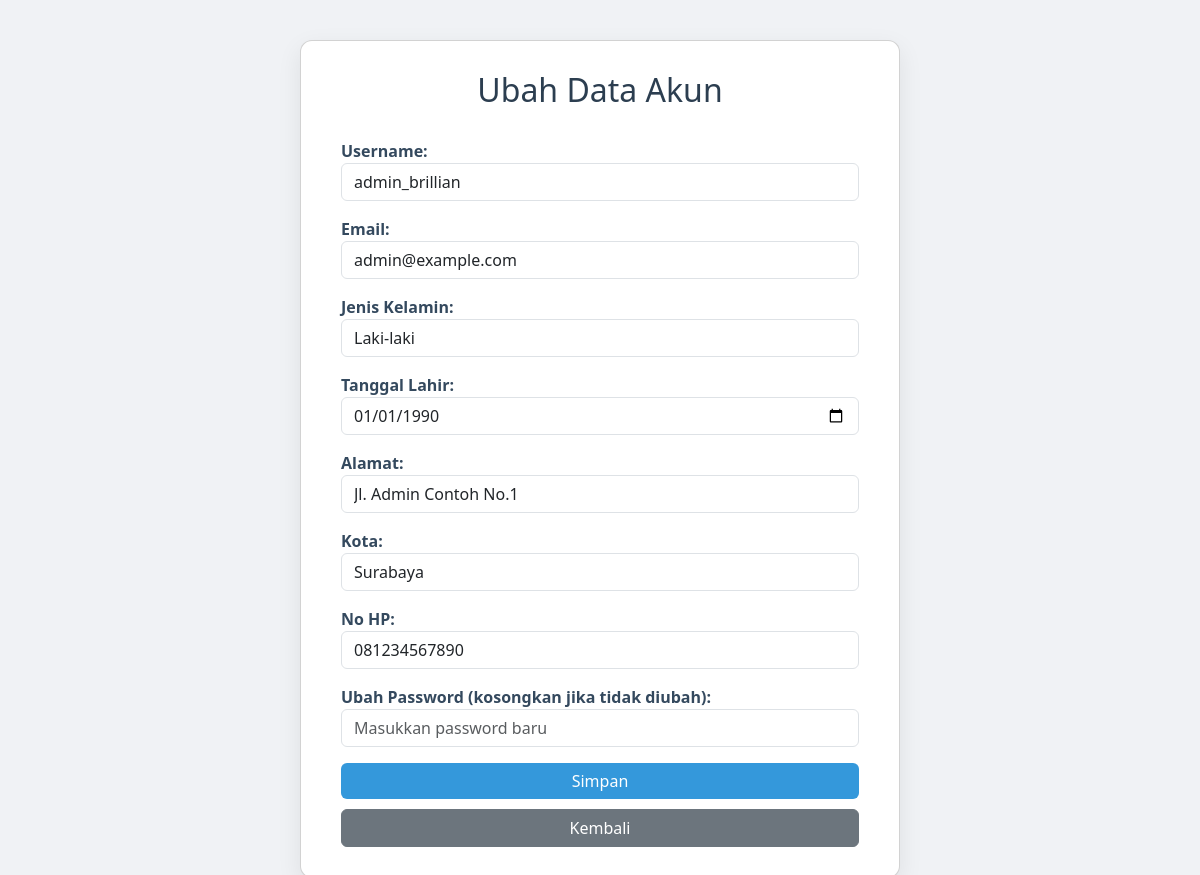
The app's page /akun.php (signed in) with its own data.
### tables this page shows
CREATE TABLE `tbl_users` (
  `id` int(11) NOT NULL,
  `username` varchar(50) NOT NULL,
  `password` varchar(255) NOT NULL,
  `email` varchar(100) NOT NULL,
  `date_of_birth` date DEFAULT NULL,
  `gender` enum('Male','Female') DEFAULT NULL,
  `address` text DEFAULT NULL,
  `city` varchar(100) DEFAULT NULL,
  `contact_no` varchar(20) DEFAULT NULL,
  `paypal_id` varchar(100) DEFAULT NULL,
  `role` enum('admin','customer') DEFAULT 'customer'
);

### akun.php (the view, shortened to what this page needs)
<?php
$conn = new mysqli("localhost", "root", "", "db_kasir");
$user_id = $_SESSION['user_id'];
$query = "SELECT username, email, gender, date_of_birth, address, city, contact_no FROM tbl_users WHERE id = $user_id";
$result = $conn->query($query);
$user = $result->fetch_assoc();
?>
<!DOCTYPE html>
<html>
<head>
    <link rel="stylesheet" href="https://cdn.jsdelivr.net/npm/bootstrap@5.3.0/dist/css/bootstrap.min.css">
</head>
<body>
<div class="card">
    <h2>Ubah Data Akun</h2>
    <form method="POST" action="proses_update_profil.php">
        <div class="mb-3">
            <label>Username:</label>
            <input type="text" name="username" value="<?= htmlspecialchars($user['username']) ?>" class="form-control" required>
        </div>
        <div class="mb-3">
            <label>Email:</label>
            <input type="email" name="email" value="<?= htmlspecialchars($user['email']) ?>" class="form-control" required>
        </div>
        <div class="mb-3">
            <label>Jenis Kelamin:</label>
            <select name="gender" class="form-control">
                <option value="male" <?= $user['gender'] == 'male' ? 'selected' : '' ?>>Laki-laki</option>
            </select>
        </div>
        <div class="mb-3">
            <label>Tanggal Lahir:</label>
            <input type="date" name="date_of_birth" value="<?= $user['date_of_birth'] ?>" class="form-control">
        </div>
        <div class="mb-3">
            <label>Alamat:</label>
            <input type="text" name="address" value="<?= htmlspecialchars($user['address']) ?>" class="form-control">
        </div>
        <div class="mb-3">
            <label>Kota:</label>
            <input type="text" name="city" value="<?= htmlspecialchars($user['city']) ?>" class="form-control">
        </div>
        <div class="mb-3">
            <label>No HP:</label>
            <input type="text" name="contact_no" value="<?= htmlspecialchars($user['contact_no']) ?>" class="form-control">
        </div>
        <div class="mb-3">
            <label>Ubah Password (kosongkan jika tidak diubah):</label>
            <input type="password" name="new_password" class="form-control" placeholder="Masukkan password baru">
        </div>
        <button type="submit" class="btn btn-primary w-100">Simpan</button>
        <a href="home_customer.php" class="btn btn-secondary w-100">Kembali</a>
    </form>
</div>
</body>
</html>

### akun.php (style rules this page uses)
body { background: #f0f2f5; padding: 40px; }
.card { background: #fff; border-radius: 12px; padding: 30px 40px; max-width: 600px; margin: auto; box-shadow: 0 8px 24px rgba(0,0,0,0.08); }
h2 { text-align: center; color: #2c3e50; margin-bottom: 30px; }
label { font-weight: bold; color: #34495e; }
.btn-primary { background-color: #3498db; border: none; }
.btn-secondary { margin-top: 10px; }

### records on screen
tbl_users: username "admin_brillian", email "admin@example.com", date_of_birth "01/01/1990", address "Jl. Admin Contoh No.1", city "Surabaya", contact_no "081234567890"
